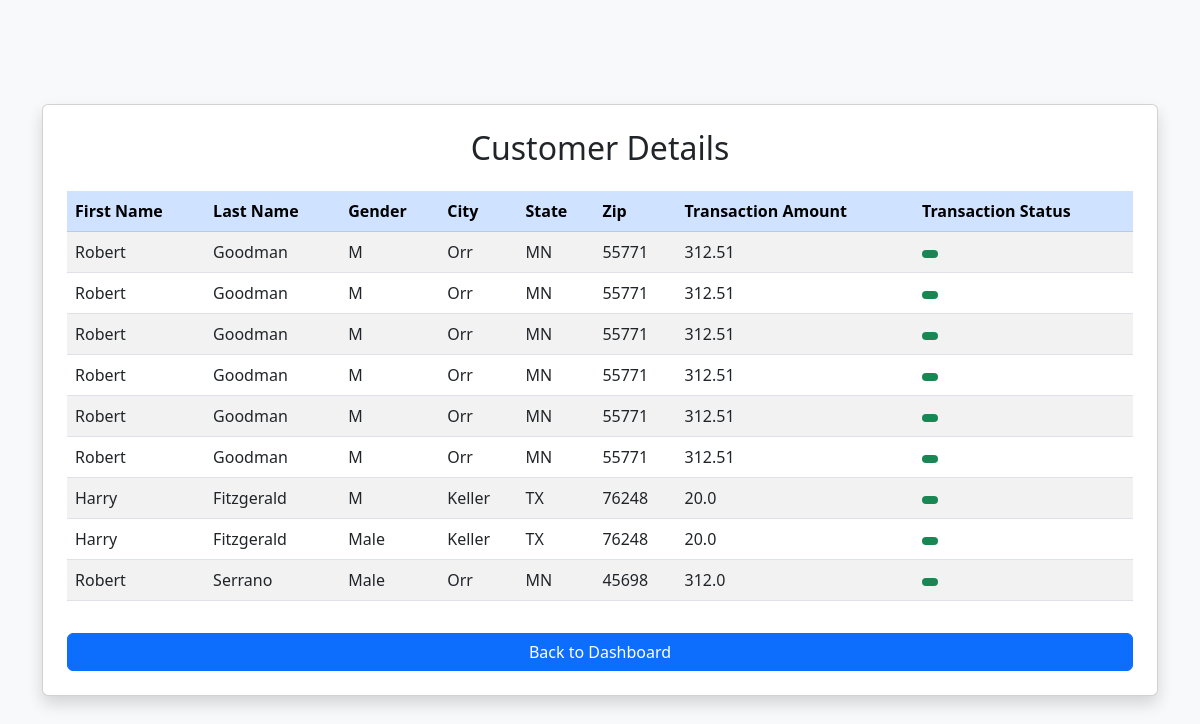
The page /admin/customers (signed in) on the database its author committed.
### app.py (models this page shows)
class Customer(db.Model):
    id = db.Column(db.Integer, primary_key=True)
    first = db.Column(db.String(100))
    last = db.Column(db.String(100))
    gender = db.Column(db.String(10))
    job = db.Column(db.String(100))
    category = db.Column(db.String(100))
    city = db.Column(db.String(100))
    state = db.Column(db.String(100))
    zip = db.Column(db.String(20))
    age = db.Column(db.Integer)
    amt = db.Column(db.Float)
    is_fraud = db.Column(db.Boolean)
    timestamp = db.Column(db.DateTime, default=datetime.utcnow)

### app.py (the view)
@app.route('/admin/customers')
def admin_customers():
    if 'admin' not in session:
        return redirect(url_for('admin_login'))
    customers = Customer.query.filter_by(is_fraud=False).all()
    return render_template('customer_list.html', customers=customers)

### templates/customer_list.html (shortened to what this page needs)
<!DOCTYPE html>
<html lang="en">
<head>
    <link href="https://cdn.jsdelivr.net/npm/bootstrap@5.3.0/dist/css/bootstrap.min.css" rel="stylesheet">
</head>
<body class="bg-light">
<div class="container py-5">
    <div class="card shadow p-4">
        <h2 class="text-center mb-4">Customer Details</h2>
        <table class="table table-striped table-hover">
            <thead class="table-primary">
                <tr>
                    <th>First Name</th>
                    <th>Last Name</th>
                    <th>Gender</th>
                    <th>City</th>
                    <th>State</th>
                    <th>Zip</th>
                    <th>Transaction Amount</th>
                    <th>Transaction Status</th>
                </tr>
            </thead>
            <tbody>
                {% for customer in customers %}
                <tr>
                    <td>{{ customer.first }}</td>
                    <td>{{ customer.last }}</td>
                    <td>{{ customer.gender }}</td>
                    <td>{{ customer.city }}</td>
                    <td>{{ customer.state }}</td>
                    <td>{{ customer.zip }}</td>
                    <td>{{ customer.amt }}</td>
                    <td>
                        <span class="badge bg-success">
                        </span>
                    </td>
                </tr>
                {% endfor %}
            </tbody>
        </table>
        <a href="/admin/dashboard" class="btn btn-primary mt-3">Back to Dashboard</a>
    </div>
</div>
</body>
</html>

### templates/customer_list.html (style rules this page uses)
body { background: url('/static/image/3-Credit-Card-Fraud-Detection.png') no-repeat center center; background-size: cover; min-height: 100vh; display: flex; align-items: center; justify-content: center; margin: 0; }

### rows shown on the page
Customer: first "Robert", last "Goodman", gender "M", city "Orr", state "MN", zip "55771", amt "312.51"
Customer: first "Robert", last "Goodman", gender "M", city "Orr", state "MN", zip "55771", amt "312.51"
Customer: first "Robert", last "Goodman", gender "M", city "Orr", state "MN", zip "55771", amt "312.51"
Customer: first "Robert", last "Goodman", gender "M", city "Orr", state "MN", zip "55771", amt "312.51"
Customer: first "Robert", last "Goodman", gender "M", city "Orr", state "MN", zip "55771", amt "312.51"
Customer: first "Robert", last "Goodman", gender "M", city "Orr", state "MN", zip "55771", amt "312.51"
Customer: first "Harry", last "Fitzgerald", gender "M", city "Keller", state "TX", zip "76248", amt "20.0"
Customer: first "Harry", last "Fitzgerald", gender "Male", city "Keller", state "TX", zip "76248", amt "20.0"
Customer: first "Robert", last "Serrano", gender "Male", city "Orr", state "MN", zip "45698", amt "312.0"
